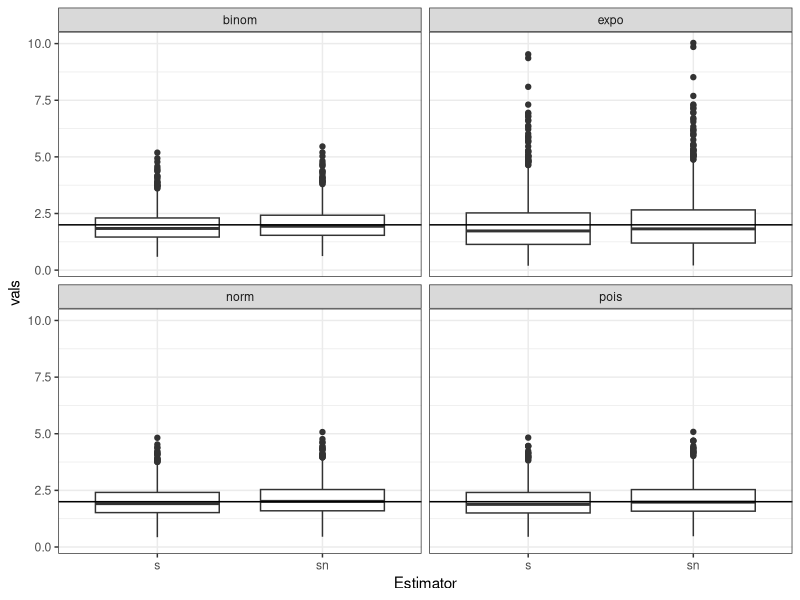
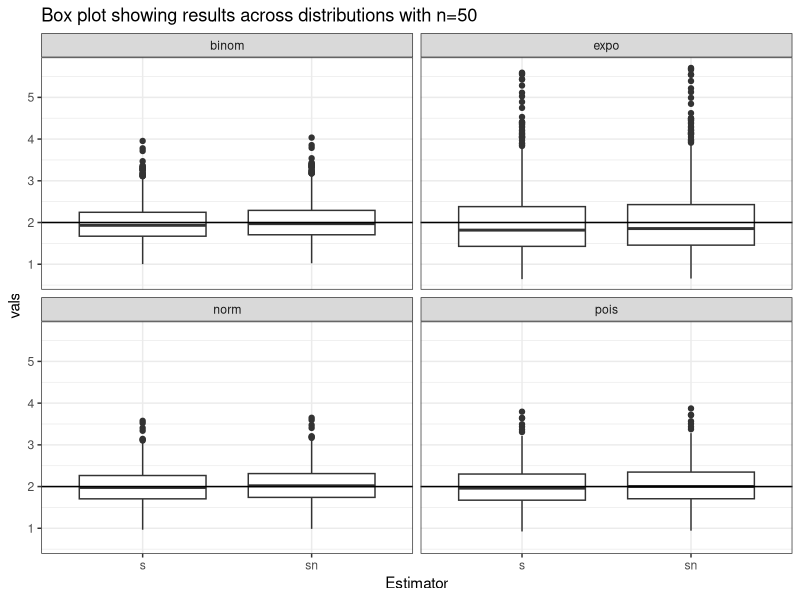
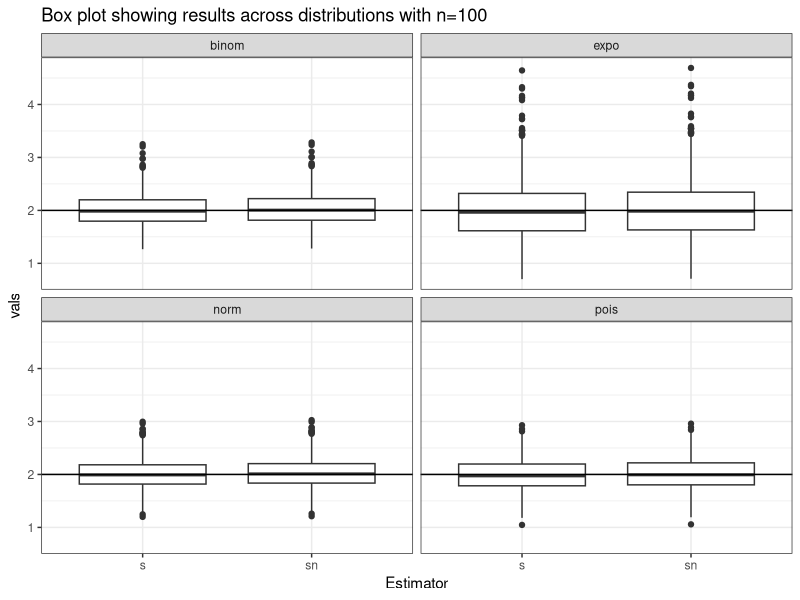
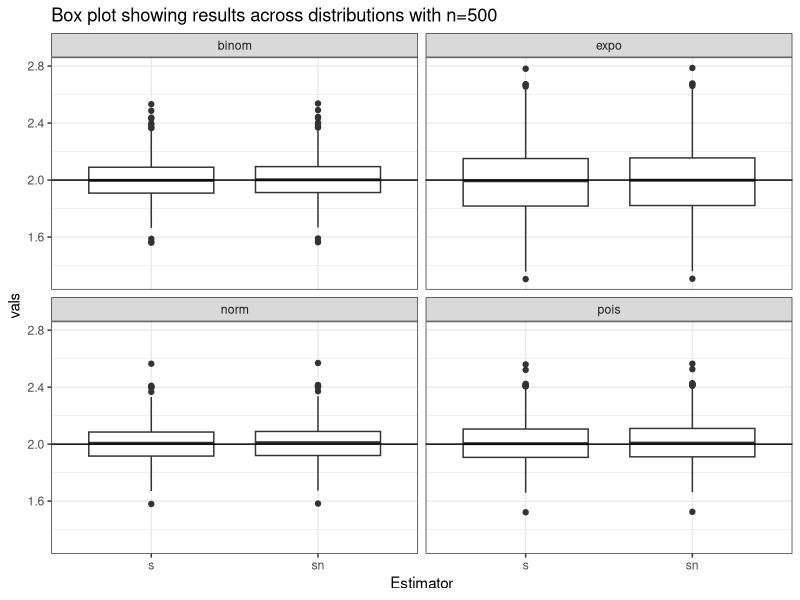
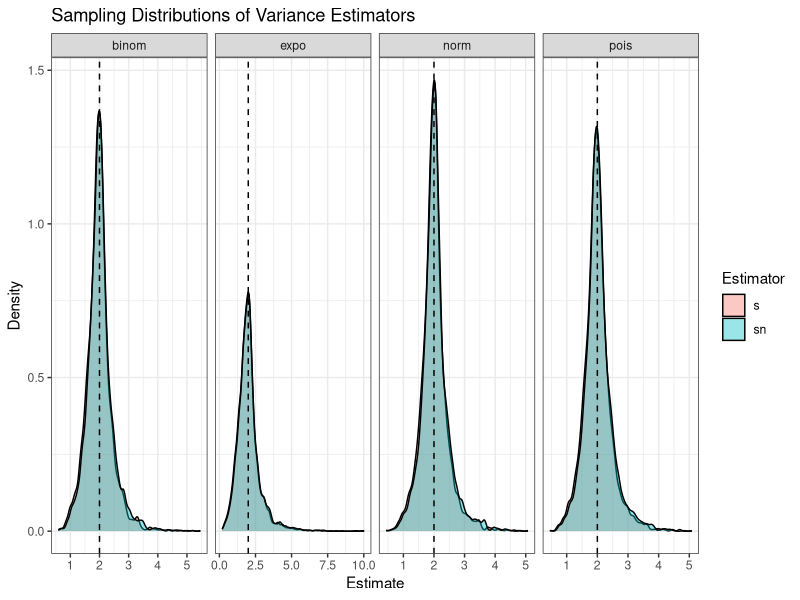
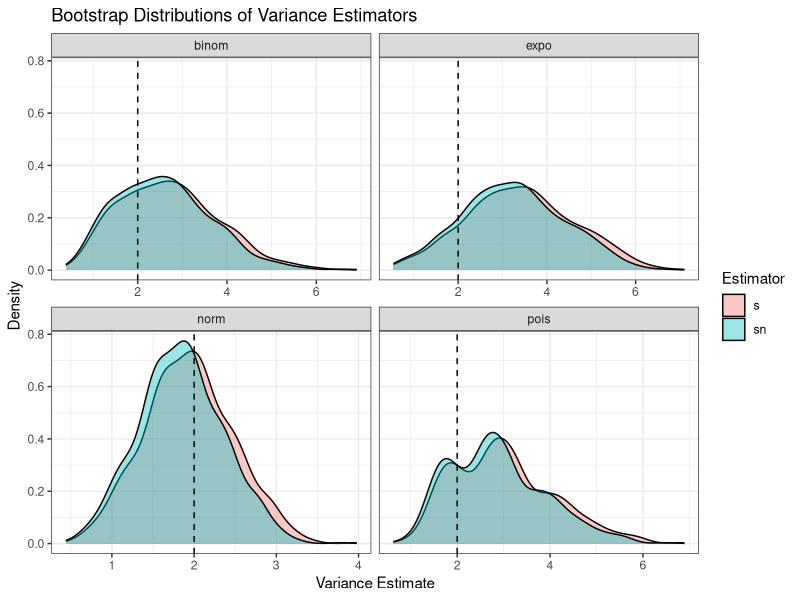

Source code (R) for these figures, in order:
## ---- chunk 1
#| echo: false

default_chunk_hook  <- knitr::knit_hooks$get("chunk")

latex_font_size <- c("Huge", "huge", "LARGE", "Large", 
                     "large", "normalsize", "small", 
                     "footnotesize", "scriptsize", "tiny")

knitr::knit_hooks$set(chunk = function(x, options) {
  x <- default_chunk_hook(x, options)
  if(options$size %in% latex_font_size) {
    paste0("\n \\", options$size, "\n\n", 
      x, 
      "\n\n \\normalsize"
    )
  } else {
    x
  }
})
## ---- chunk 2
#| label: load-packages
#| include: false
library(tidyverse)
library(patchwork)
## ---- chunk 3
#| size: sciptsize

set.seed(7272)

s_norm<- rep(NA, 1000)
sn_norm<- rep(NA, 1000)
s_binom<- rep(NA, 1000)
sn_binom<- rep(NA, 1000)
s_expo<- rep(NA, 1000)
sn_expo<- rep(NA, 1000)
s_pois<- rep(NA, 1000)
sn_pois<- rep(NA, 1000)
n<-1000

# function to compare estimators across different distribtuions
estimator.comparison<-function(num){
  for(i in 1:n){ ##loop through 1000 samples
    # normal distrib
    rand.norm<- rnorm(n=num, mean=0, sd=sqrt(2))
    s_norm[i]<- var(rand.norm)
    sn_norm[i]<- (num/(num-1))*var(rand.norm)

    # poisson distrib
    rand.pois<- rpois(n=num, lambda=2)
    s_pois[i]<-var(rand.pois)
    sn_pois[i]<-(num/(num-1))*var(rand.pois)

    # exp distrib
    rand.expo<-rexp(n=num, rate=1/sqrt(2))
    s_expo[i]<- var(rand.expo)
    sn_expo[i]<-(num/(num-1))*var(rand.expo)

    # binom distrib
    rand.binom<- rbinom(n=num, size=50, prob=(5-sqrt(21))/10)
    s_binom[i]<- var(rand.binom)
    sn_binom[i]<- (num/(num-1))*var(rand.binom)
  }

  ## cretaed a tibble with all the sn and s(n-1) for each distribution
  dat <- tibble(
    s_binom=s_binom,
    sn_binom=sn_binom,
    s_expo=s_expo,
    sn_expo=sn_expo,
    s_norm=s_norm,
    sn_norm=sn_norm,
    s_pois=s_pois,
    sn_pois=sn_pois
  )

  # reshape with pivot_longer and seperated into estimator and distribution
  res.long<- dat |> 
    pivot_longer(
      cols=everything(),
      names_to="variance",
      values_to="vals"
    ) |>
    separate(variance, into=c("Estimator","Distribution"), sep="_")

  return(res.long)
}

res<- estimator.comparison(20)
(res)
## ---- chunk 4
# size: scriptsize

# box plot to visualise results across all distributions
res.plot<- ggplot(res)+
  geom_boxplot(aes(x=Estimator, y=vals)) +
  geom_hline(yintercept=2) +
  facet_wrap(~Distribution) +
  theme_bw()

(res.plot)
## ---- chunk 5
#| size: sciptsize
#| label: tbl-summary
#| tbl-cap: "Summary of Variance Estimators"

## numerical summary with mean , bias, variance, precision, MSE
res.summary.table<- res |>
  group_by(Distribution, Estimator) |>
  summarise(
    Mean=mean(vals),
    Variance=var(vals),
    Bias=mean(vals)-2,
    Precision=1/var(vals),
    MSE=Bias^2 + Variance
  )

(res.summary.table)
## ---- chunk 6
#| size: scriptsize

res50<- estimator.comparison(50)
res100<- estimator.comparison(100)
res500<- estimator.comparison(500)

# box plot to visualise results across all distributions
res50.plot<- ggplot(res50)+
  geom_boxplot(aes(x=Estimator, y=vals)) +
  geom_hline(yintercept=2) +
  facet_wrap(~Distribution) +
  labs(title = "Box plot showing results across distributions with n=50") +
  theme_bw()

(res50.plot)

## numerical summary with mean , bias, variance, precision, MSE
res50.summary<- res50 |>
  group_by(Distribution, Estimator) |>
  summarise(
    Mean=mean(vals),
    Variance=var(vals),
    Bias=mean(vals)-2,
    Precision=1/var(vals),
    MSE=Bias^2 + Variance
  )

(res50.summary)
# box plot to visualise results across all distributions
res100.plot<- ggplot(res100)+
  geom_boxplot(aes(x=Estimator, y=vals)) +
  geom_hline(yintercept=2) +
  facet_wrap(~Distribution) +
  labs(title = "Box plot showing results across distributions with n=100") +
  theme_bw()

(res100.plot)

## numerical summary with mean , bias, variance, precision, MSE
res100.summary<- res100 |>
  group_by(Distribution, Estimator) |>
  summarise(
    Mean=mean(vals),
    Variance=var(vals),
    Bias=mean(vals)-2,
    Precision=1/var(vals),
    MSE=Bias^2 + Variance
  )
 
(res100.summary)
  
# box plot to visualise results across all distributions
res500.plot<- ggplot(res500)+
  geom_boxplot(aes(x=Estimator, y=vals)) +
  geom_hline(yintercept=2) +
  facet_wrap(~Distribution) +
  labs(title = "Box plot showing results across distributions with n=500") +
  theme_bw()

(res500.plot)
## numerical summary with mean , bias, variance, precision, MSE
res500.summary<- res500 |>
  group_by(Distribution, Estimator) |>
  summarise(
    Mean=mean(vals),
    Variance=var(vals),
    Bias=mean(vals)-2,
    Precision=1/var(vals),
    MSE=Bias^2 + Variance
  )

(res500.summary)
## ---- chunk 7
#| size: sciptsize

## density plot showing how spread out the estimators are from the actual value(2)
set.seed(7272)

# sample size labels
res$n<- 20
res50$n<- 50
res100$n<- 100
res500$n<- 500

# combine results
all.res<- bind_rows(res, res50, res100, res500)

# make into a factor to order
all.res$n<- factor(all.res$n, levels = c(20, 50, 100, 500))

# density plot with geom_density
res.density.plot<-ggplot(all.res) +
  geom_density(aes(x = vals, fill = Estimator), alpha = 0.4) +
  geom_vline(xintercept = 2, linetype = "dashed") +
  facet_grid(~ Distribution, scales = "free_x") +
  labs(
    title = "Sampling Distributions of Variance Estimators",
    x = "Estimate",
    y = "Density"
  ) +
  theme_bw()


(res.density.plot)
## ---- chunk 8
#| size: scriptsize
set.seed(7272) # randomization seed
x <- 1000
num <- 20

# original samples for each distrib
orig.norm<- rnorm(n = num, mean = 0, sd = sqrt(2))
orig.pois<- rpois(n = num, lambda = 2)
orig.expo<- rexp(n = num, rate = 1 / sqrt(2))
orig.binom<- rbinom(n = num, size = 50, prob = (5 - sqrt(21)) / 10)

# storage
s.norm<- rep(NA, x)
sn.norm<- rep(NA, x)
s.pois<- rep(NA, x)
sn.pois<- rep(NA, x)
s.expo<- rep(NA, x)
sn.expo<- rep(NA, x)
s.binom<- rep(NA, x)
sn.binom<- rep(NA, x)

# loops to change samples x times
for(i in 1:x){
  # bootstrap samples
  boot.norm<- sample(orig.norm, size = num, replace = TRUE)
  boot.pois<- sample(orig.pois, size = num, replace = TRUE)
  boot.expo<- sample(orig.expo, size = num, replace = TRUE)
  boot.binom<- sample(orig.binom, size = num, replace = TRUE)

  # store in variables
  s.norm[i]<- var(boot.norm)
  sn.norm[i]<- ((num-1)/num)*var(boot.norm)
  s.pois[i]<- var(boot.pois)
  sn.pois[i]<- ((num-1)/num)*var(boot.pois)
  s.expo[i]<- var(boot.expo)
  sn.expo[i]<- ((num-1)/num)*var(boot.expo)
  s.binom[i]<- var(boot.binom)
  sn.binom[i]<- ((num-1)/num)*var(boot.binom)
}

# store results in tibble
boot.dat <- tibble(
  s_norm = s.norm,
  sn_norm = sn.norm,
  s_pois = s.pois,
  sn_pois = sn.pois,
  s_expo = s.expo,
  sn_expo = sn.expo,
  s_binom = s.binom,
  sn_binom = sn.binom
)

# reshape with pivot_longer & seperate into estimator and destrib
boot.res <- boot.dat |>
  pivot_longer(
    cols = everything(),
    names_to = "variance",
    values_to = "vals"
  ) |>
  separate(variance, into = c("Estimator", "Distribution"), sep = "_")

# desity plot
boot.density.plot <- ggplot(boot.res) +
  geom_density(aes(x = vals, fill = Estimator), alpha = 0.4) +
  geom_vline(xintercept = 2, linetype = "dashed") +
  facet_wrap(~Distribution, scales = "free_x") +
  labs(
    x = "Variance Estimate",
    y = "Density",
    title = "Bootstrap Distributions of Variance Estimators"
  ) +
  theme_bw()

(boot.density.plot)
